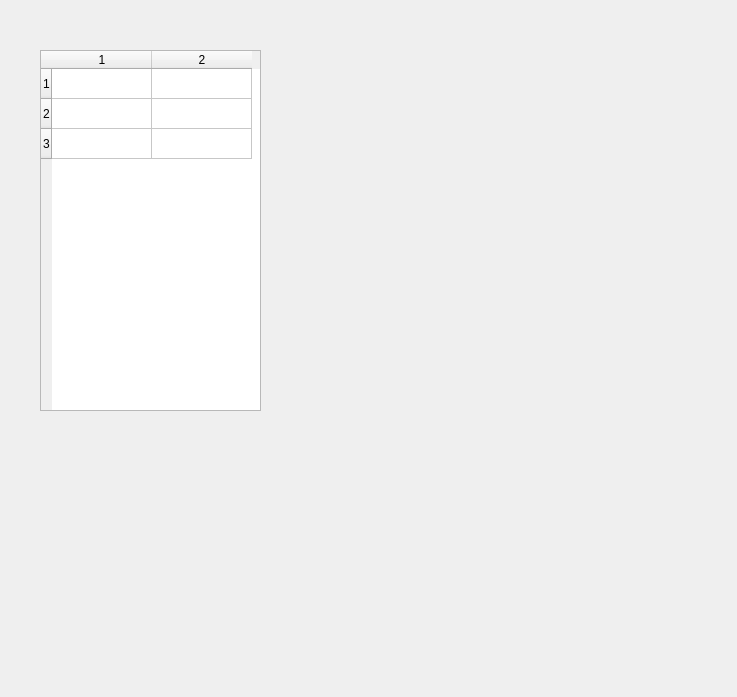
<?xml version="1.0" encoding="UTF-8"?>
<ui version="4.0">
 <class>Form</class>
 <widget class="QWidget" name="Form">
  <property name="geometry">
   <rect>
    <x>0</x>
    <y>0</y>
    <width>737</width>
    <height>697</height>
   </rect>
  </property>
  <property name="windowTitle">
   <string>Form</string>
  </property>
  <widget class="QTableWidget" name="tableWidget">
   <property name="geometry">
    <rect>
     <x>40</x>
     <y>50</y>
     <width>221</width>
     <height>361</height>
    </rect>
   </property>
   <property name="rowCount">
    <number>3</number>
   </property>
   <property name="columnCount">
    <number>2</number>
   </property>
   <row/>
   <row/>
   <row/>
   <column/>
   <column/>
  </widget>
 </widget>
 <resources/>
 <connections>
  <connection>
   <sender>tableWidget</sender>
   <signal>cellEntered(int,int)</signal>
   <receiver>tableWidget</receiver>
   <slot>insertRow(int)</slot>
   <hints>
    <hint type="sourcelabel">
     <x>150</x>
     <y>115</y>
    </hint>
    <hint type="destinationlabel">
     <x>150</x>
     <y>115</y>
    </hint>
   </hints>
  </connection>
 </connections>
</ui>
